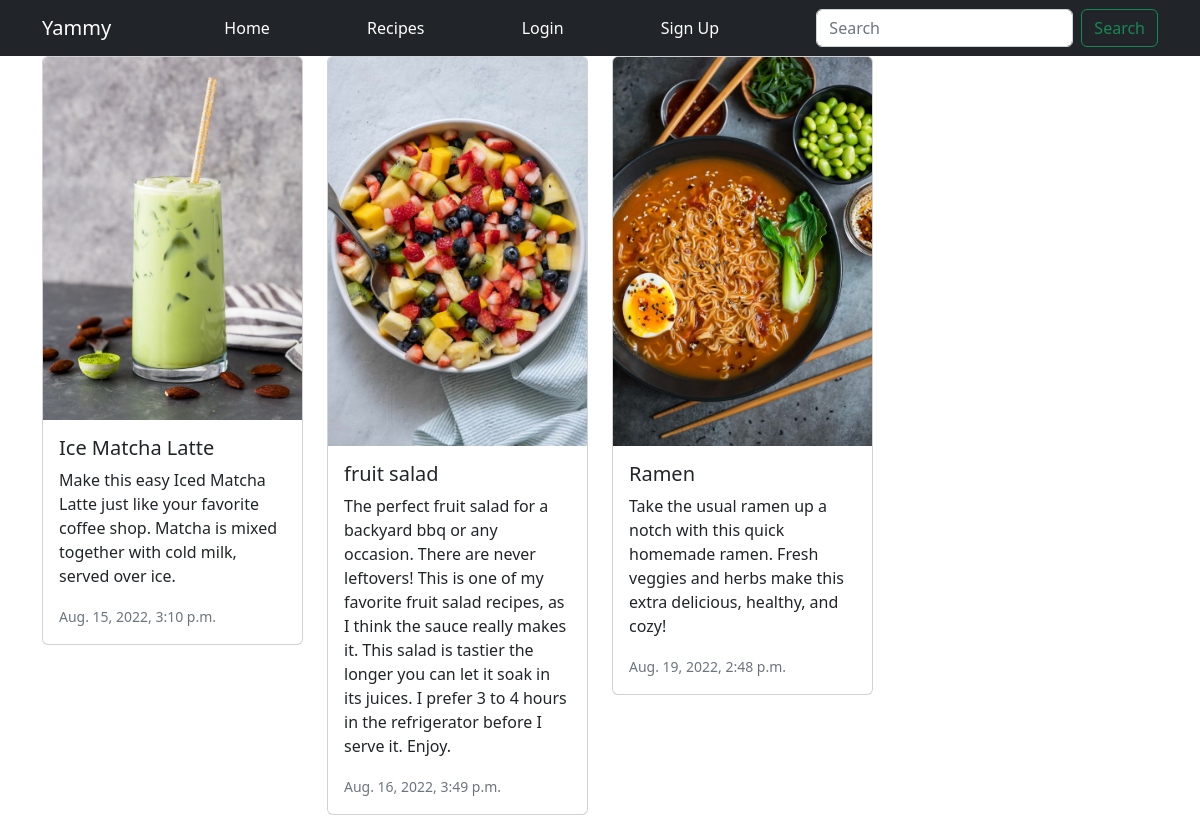
The app's page /recipes/ with its own data.
### foodie/models.py (models this page shows, shortened)
class Recipe (models.Model):
    recipe_name = models.CharField(unique=True,max_length=100)
    category_name = models.ManyToManyField(Category, related_name="categories" )
    ingredients = models.ManyToManyField(Ingrediant, related_name="ingredients" )
    created_by = models.ForeignKey(settings.AUTH_USER_MODEL, on_delete=models.CASCADE, related_name="recipe")
    created_at = models.DateTimeField(auto_now_add=True)
    image = models.ImageField(upload_to="avtars/",null=True )
    description = models.TextField(null=True)

### foodie/views.py (the view)
# urls.py: path("recipes/", get_Recipes,name="recipes_list"),
def get_Recipes(request):
    recipes = Recipe.objects.all()
    context = {"recipes":recipes}
    return render(request,"recipes.html",context)

### foodie/templates/recipes.html (shortened to what this page needs)
{%extends "base.html"%}
{%block content%}
<div class="container">
<div class="row">
    {%for recipe in recipes %}
    <div class="col-sm-3">
        <div class="card mb-3">
            <img src="{{recipe.image.url}}" class="card-img-top" alt="...">
            <div class="card-body">
              <h5 class="card-title">{{recipe.recipe_name}}</h5>
              <p class="card-text">{{recipe.description}}</p>
              <p class="card-text"><small class="text-muted">{{recipe.created_at}}</small></p>
            </div>
        </div>
    </div>
    {% endfor %}
</div>
</div>
{%endblock content%}

### foodie/templates/base.html (shortened to what this page needs)
{%load static%}
<!DOCTYPE html>
<html lang=""en>
<head>
    <link href="https://cdn.jsdelivr.net/npm/bootstrap@5.2.0/dist/css/bootstrap.min.css" rel="stylesheet">
    <link rel="stylesheet" href="style.css">
</head>
<body>
    <div class="navbar navbar-expand-md bg-dark navbar-dark text-white">
        <div class="container">
            <a href="#" class="navbar-brand">Yammy</a>
            <a class="nav-link" href="{%url 'home'%}">Home</a>
    <a class="nav-link active"  href="{%url 'recipes_list'%}">Recipes</a>
        {% if user.is_authenticated %}
        <a class="nav-item nav-link" href="{% url 'logout' %}">Logout</a>
        {% else %}
        <a class="nav-link" href="{% url 'login' %}">Login</a>
        <a class="nav-link" href="{% url 'register' %}">Sign Up</a>
        {% endif %}
            <form class="d-flex">
                <input class="form-control me-2" type="search" placeholder="Search" aria-label="Search">
                <button class="btn btn-outline-success" type="submit">Search</button>
              </form>
        </div>
    </div>
{%block content%}{%endblock content%}
</body>
</html>

### records on screen
Recipe: image (picture), recipe_name "Ice Matcha Latte", description "Make this easy Iced Matcha Latte just like your favorite coffee shop. Matcha is mixed together with cold milk, served over ice.", created_at "Aug. 15, 2022, 3:10 p.m."
Recipe: image (picture), recipe_name "fruit salad", description "The perfect fruit salad for a backyard bbq or any occasion. There are never leftovers! This is one of my favorite fruit salad recipes, as I think the sauce really makes it. This salad is tastier the longer you can let it soak in its juices. I prefer 3 to 4 hours in the refrigerator before I serve it. Enjoy.", created_at "Aug. 16, 2022, 3:49 p.m."
Recipe: image (picture), recipe_name "Ramen", description "Take the usual ramen up a notch with this quick homemade ramen. Fresh veggies and herbs make this extra delicious, healthy, and cozy!", created_at "Aug. 19, 2022, 2:48 p.m."
